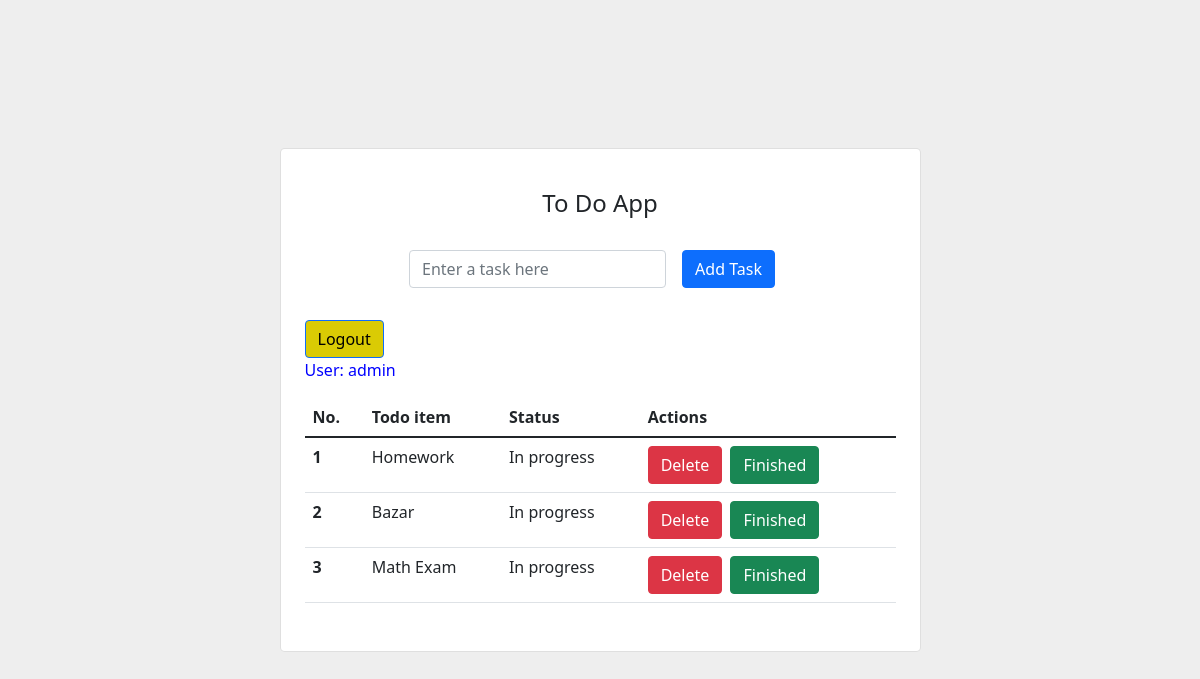
The app's page / (signed in), older data.
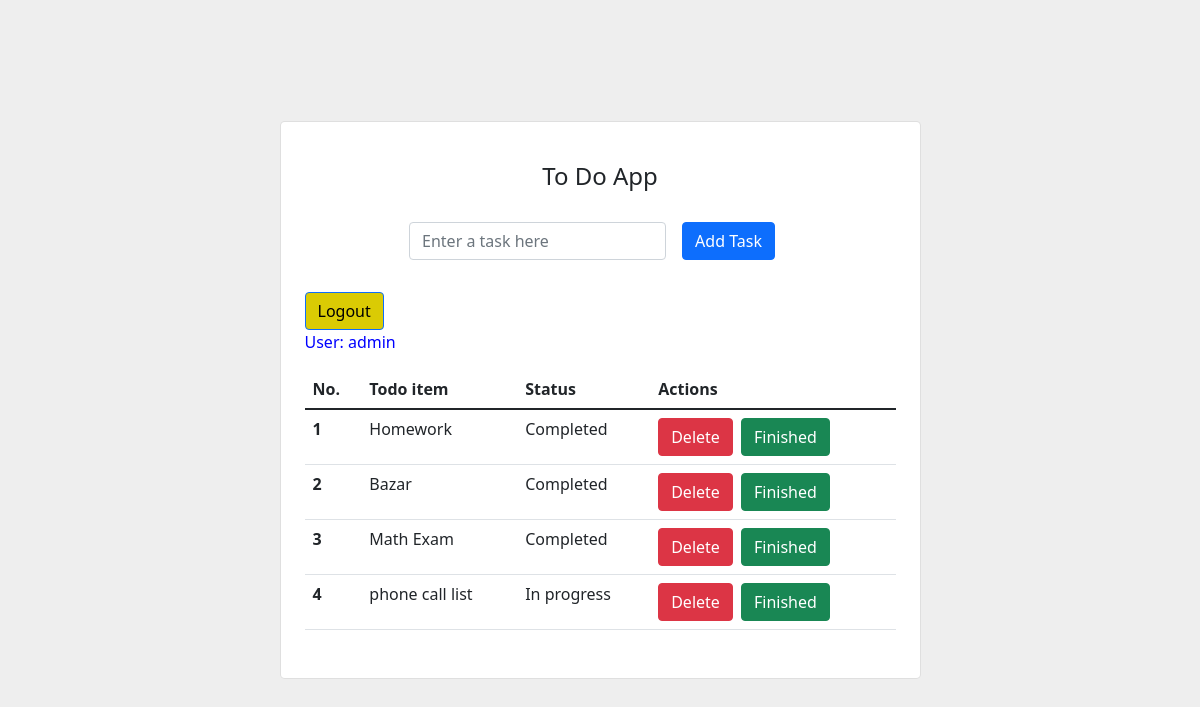
The same page, newer data.
### todoapp/models.py (models this page shows, shortened)
class todo(models.Model):
    user = models.ForeignKey(
        User, related_name='user_todo', on_delete=models.CASCADE)
    tode_description = models.CharField(max_length=500)
    status = models.BooleanField(default=False)
    created_date = models.DateTimeField(auto_now=True)
    updated_date = models.DateTimeField(auto_now_add=True)

### todoapp/views.py (the view)
# urls.py: path('', views.home, name="home"),
@login_required
def home(request):
    current_user = request.user
    all_task = todo.objects.filter(user=current_user)
    if request.method == "POST":
        name = request.POST.get('todo_name')
        new_todo = todo(user=request.user, tode_description=name)
        new_todo.save()
        messages.success(request, 'New task created!')
        return redirect('home')
    context = {
        'all_task': all_task
    }
    return render(request, 'todoapp/todo.html', context)

### todoapp/templates/todoapp/todo.html (shortened to what this page needs)
<link rel="stylesheet" href="https://cdn.jsdelivr.net/npm/bootstrap@5.1.3/dist/css/bootstrap.min.css"
>
<section class="vh-100" style="background-color: #eee;">
  <div class="container py-5 h-100">
    <div class="row d-flex justify-content-center align-items-center h-100">
      <div class="col col-lg-9 col-xl-7">
        <div class="card rounded-3">
          <div class="card-body p-4">
            <h4 class="text-center my-3 pb-3">To Do App</h4>
            <form action="{% url 'home' %}" method="POST"
              class="row row-cols-lg-auto g-3 justify-content-center align-items-center mb-4 pb-2">
              <div class="col-12">
                <div class="form-outline">
                  <input type="text" id="form1" class="form-control" name="todo_name" required
                    placeholder="Enter a task here" />
                </div>
              </div>
              <div class="col-12">
                <button type="submit" class="btn btn-primary">Add Task</button>
              </div>
              <div class="col-12">
              </div>
            </form>
            <a href="{% url 'logout' %}"><button style="background: rgb(218, 203, 4); color: rgb(0, 0, 0);"
                type="submit" class="btn btn-primary">Logout</button></a>
                <p style="color: blue;">User: {{user.username}}</p>
            <table class="table mb-4">
              <thead>
                <tr>
                  <th scope="col">No.</th>
                  <th scope="col">Todo item</th>
                  <th scope="col">Status</th>
                  <th scope="col">Actions</th>
                </tr>
              </thead>
              <tbody>
                {% for task in all_task %}
                <tr>
                  <th scope="row">{{forloop.counter}}</th>
                  <td>{{task.tode_description}}</td>
                  {% if task.status == False %}
                  <td>In progress</td>
                  {% else %}
                  <td>Completed</td>
                  {% endif %}
                  <td>
                    <a href="{% url 'delete' task.id %}">
                      <button type="submit" class="btn btn-danger">Delete</button></a>
                    <a href="{% url 'update' task.id %}"><button type="submit"
                        class="btn btn-success ms-1">Finished</button></a>
                  </td>
                </tr>
                {% endfor %}
              </tbody>
            </table>
          </div>
        </div>
      </div>
    </div>
  </div>
</section>

Row changes from the older to the newer data that the page shows:
changed todo "Homework": status "In progress" → "Completed"
changed todo "Bazar": status "In progress" → "Completed"
changed todo "Math Exam": status "In progress" → "Completed"
added todo: tode_description "phone call list", status "In progress"
